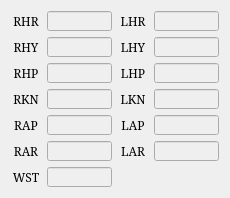
     <widget class="QWidget" name="gridLayoutWidget_3">
      <property name="geometry">
       <rect>
        <x>10</x>
        <y>42</y>
        <width>211</width>
        <height>191</height>
       </rect>
      </property>
      <layout class="QGridLayout" name="gridLayout_3">
       <item row="4" column="1">
        <widget class="QLineEdit" name="LE_JOINT_RAP_REFFORCE">
         <property name="enabled">
          <bool>false</bool>
         </property>
         <property name="sizePolicy">
          <sizepolicy hsizetype="Fixed" vsizetype="Fixed">
           <horstretch>0</horstretch>
           <verstretch>0</verstretch>
          </sizepolicy>
         </property>
         <property name="minimumSize">
          <size>
           <width>65</width>
           <height>20</height>
          </size>
         </property>
         <property name="maximumSize">
          <size>
           <width>65</width>
           <height>20</height>
          </size>
         </property>
         <property name="font">
          <font>
           <family>Serif</family>
           <pointsize>9</pointsize>
          </font>
         </property>
         <property name="alignment">
          <set>Qt::AlignRight|Qt::AlignTrailing|Qt::AlignVCenter</set>
         </property>
         <property name="readOnly">
          <bool>true</bool>
         </property>
        </widget>
       </item>
       <item row="2" column="1">
        <widget class="QLineEdit" name="LE_JOINT_RHP_REFFORCE">
         <property name="enabled">
          <bool>false</bool>
         </property>
         <property name="sizePolicy">
          <sizepolicy hsizetype="Fixed" vsizetype="Fixed">
           <horstretch>0</horstretch>
           <verstretch>0</verstretch>
          </sizepolicy>
         </property>
         <property name="minimumSize">
          <size>
           <width>65</width>
           <height>20</height>
          </size>
         </property>
         <property name="maximumSize">
          <size>
           <width>65</width>
           <height>20</height>
          </size>
         </property>
         <property name="font">
          <font>
           <family>Serif</family>
           <pointsize>9</pointsize>
          </font>
         </property>
         <property name="alignment">
          <set>Qt::AlignRight|Qt::AlignTrailing|Qt::AlignVCenter</set>
         </property>
         <property name="readOnly">
          <bool>true</bool>
         </property>
        </widget>
       </item>
       <item row="0" column="2">
        <widget class="QLabel" name="label_B7_3">
         <property name="sizePolicy">
          <sizepolicy hsizetype="Fixed" vsizetype="Fixed">
           <horstretch>0</horstretch>
           <verstretch>0</verstretch>
          </sizepolicy>
         </property>
         <property name="minimumSize">
          <size>
           <width>30</width>
           <height>20</height>
          </size>
         </property>
         <property name="maximumSize">
          <size>
           <width>30</width>
           <height>20</height>
          </size>
         </property>
         <property name="font">
          <font>
           <family>Serif</family>
           <pointsize>9</pointsize>
          </font>
         </property>
         <property name="text">
          <string>LHR</string>
         </property>
         <property name="alignment">
          <set>Qt::AlignCenter</set>
         </property>
        </widget>
       </item>
       <item row="3" column="1">
        <widget class="QLineEdit" name="LE_JOINT_RKN_REFFORCE">
         <property name="enabled">
          <bool>false</bool>
         </property>
         <property name="sizePolicy">
          <sizepolicy hsizetype="Fixed" vsizetype="Fixed">
           <horstretch>0</horstretch>
           <verstretch>0</verstretch>
          </sizepolicy>
         </property>
         <property name="minimumSize">
          <size>
           <width>65</width>
           <height>20</height>
          </size>
         </property>
         <property name="maximumSize">
          <size>
           <width>65</width>
           <height>20</height>
          </size>
         </property>
         <property name="font">
          <font>
           <family>Serif</family>
           <pointsize>9</pointsize>
          </font>
         </property>
         <property name="alignment">
          <set>Qt::AlignRight|Qt::AlignTrailing|Qt::AlignVCenter</set>
         </property>
         <property name="readOnly">
          <bool>true</bool>
         </property>
        </widget>
       </item>
       <item row="4" column="3">
        <widget class="QLineEdit" name="LE_JOINT_LAP_REFFORCE">
         <property name="enabled">
          <bool>false</bool>
         </property>
         <property name="sizePolicy">
          <sizepolicy hsizetype="Fixed" vsizetype="Fixed">
           <horstretch>0</horstretch>
           <verstretch>0</verstretch>
          </sizepolicy>
         </property>
         <property name="minimumSize">
          <size>
           <width>65</width>
           <height>20</height>
          </size>
         </property>
         <property name="maximumSize">
          <size>
           <width>65</width>
           <height>20</height>
          </size>
         </property>
         <property name="font">
          <font>
           <family>Serif</family>
           <pointsize>9</pointsize>
          </font>
         </property>
         <property name="alignment">
          <set>Qt::AlignRight|Qt::AlignTrailing|Qt::AlignVCenter</set>
         </property>
         <property name="readOnly">
          <bool>true</bool>
         </property>
        </widget>
       </item>
       <item row="4" column="2">
        <widget class="QLabel" name="label_B10_3">
         <property name="sizePolicy">
          <sizepolicy hsizetype="Fixed" vsizetype="Fixed">
           <horstretch>0</horstretch>
           <verstretch>0</verstretch>
          </sizepolicy>
         </property>
         <property name="minimumSize">
          <size>
           <width>30</width>
           <height>20</height>
          </size>
         </property>
         <property name="maximumSize">
          <size>
           <width>30</width>
           <height>20</height>
          </size>
         </property>
         <property name="font">
          <font>
           <family>Serif</family>
           <pointsize>9</pointsize>
          </font>
         </property>
         <property name="text">
          <string>LAP</string>
         </property>
         <property name="alignment">
          <set>Qt::AlignCenter</set>
         </property>
        </widget>
       </item>
       <item row="5" column="1">
        <widget class="QLineEdit" name="LE_JOINT_RAR_REFFORCE">
         <property name="enabled">
          <bool>false</bool>
         </property>
         <property name="sizePolicy">
          <sizepolicy hsizetype="Fixed" vsizetype="Fixed">
           <horstretch>0</horstretch>
           <verstretch>0</verstretch>
          </sizepolicy>
         </property>
         <property name="minimumSize">
          <size>
           <width>65</width>
           <height>20</height>
          </size>
         </property>
         <property name="maximumSize">
          <size>
           <width>65</width>
           <height>20</height>
          </size>
         </property>
         <property name="font">
          <font>
           <family>Serif</family>
           <pointsize>9</pointsize>
          </font>
         </property>
         <property name="alignment">
          <set>Qt::AlignRight|Qt::AlignTrailing|Qt::AlignVCenter</set>
         </property>
         <property name="readOnly">
          <bool>true</bool>
         </property>
        </widget>
       </item>
       <item row="5" column="0">
        <widget class="QLabel" name="label_B5_3">
         <property name="sizePolicy">
          <sizepolicy hsizetype="Fixed" vsizetype="Fixed">
           <horstretch>0</horstretch>
           <verstretch>0</verstretch>
          </sizepolicy>
         </property>
         <property name="minimumSize">
          <size>
           <width>30</width>
           <height>20</height>
          </size>
         </property>
         <property name="maximumSize">
          <size>
           <width>30</width>
           <height>20</height>
          </size>
         </property>
         <property name="font">
          <font>
           <family>Serif</family>
           <pointsize>9</pointsize>
          </font>
         </property>
         <property name="text">
          <string>RAR</string>
         </property>
         <property name="alignment">
          <set>Qt::AlignCenter</set>
         </property>
        </widget>
       </item>
       <item row="0" column="3">
        <widget class="QLineEdit" name="LE_JOINT_LHR_REFFORCE">
         <property name="enabled">
          <bool>false</bool>
         </property>
         <property name="sizePolicy">
          <sizepolicy hsizetype="Fixed" vsizetype="Fixed">
           <horstretch>0</horstretch>
           <verstretch>0</verstretch>
          </sizepolicy>
         </property>
         <property name="minimumSize">
          <size>
           <width>65</width>
           <height>20</height>
          </size>
         </property>
         <property name="maximumSize">
          <size>
           <width>65</width>
           <height>20</height>
          </size>
         </property>
         <property name="font">
          <font>
           <family>Serif</family>
           <pointsize>9</pointsize>
          </font>
         </property>
         <property name="alignment">
          <set>Qt::AlignRight|Qt::AlignTrailing|Qt::AlignVCenter</set>
         </property>
         <property name="readOnly">
          <bool>true</bool>
         </property>
        </widget>
       </item>
       <item row="2" column="2">
        <widget class="QLabel" name="label_B8_3">
         <property name="sizePolicy">
          <sizepolicy hsizetype="Fixed" vsizetype="Fixed">
           <horstretch>0</horstretch>
           <verstretch>0</verstretch>
          </sizepolicy>
         </property>
         <property name="minimumSize">
          <size>
           <width>30</width>
           <height>20</height>
          </size>
         </property>
         <property name="maximumSize">
          <size>
           <width>30</width>
           <height>20</height>
          </size>
         </property>
         <property name="font">
          <font>
           <family>Serif</family>
           <pointsize>9</pointsize>
          </font>
         </property>
         <property name="text">
          <string>LHP</string>
         </property>
         <property name="alignment">
          <set>Qt::AlignCenter</set>
         </property>
        </widget>
       </item>
       <item row="3" column="2">
        <widget class="QLabel" name="label_B9_3">
         <property name="sizePolicy">
          <sizepolicy hsizetype="Fixed" vsizetype="Fixed">
           <horstretch>0</horstretch>
           <verstretch>0</verstretch>
          </sizepolicy>
         </property>
         <property name="minimumSize">
          <size>
           <width>30</width>
           <height>20</height>
          </size>
         </property>
         <property name="maximumSize">
          <size>
           <width>30</width>
           <height>20</height>
          </size>
         </property>
         <property name="font">
          <font>
           <family>Serif</family>
           <pointsize>9</pointsize>
          </font>
         </property>
         <property name="text">
          <string>LKN</string>
         </property>
         <property name="alignment">
          <set>Qt::AlignCenter</set>
         </property>
        </widget>
       </item>
       <item row="0" column="0">
        <widget class="QLabel" name="label_B1_3">
         <property name="sizePolicy">
          <sizepolicy hsizetype="Fixed" vsizetype="Fixed">
           <horstretch>0</horstretch>
           <verstretch>0</verstretch>
          </sizepolicy>
         </property>
         <property name="minimumSize">
          <size>
           <width>30</width>
           <height>20</height>
          </size>
         </property>
         <property name="maximumSize">
          <size>
           <width>30</width>
           <height>20</height>
          </size>
         </property>
         <property name="font">
          <font>
           <family>Serif</family>
           <pointsize>9</pointsize>
          </font>
         </property>
         <property name="text">
          <string>RHR</string>
         </property>
         <property name="alignment">
          <set>Qt::AlignCenter</set>
         </property>
        </widget>
       </item>
       <item row="1" column="1">
        <widget class="QLineEdit" name="LE_JOINT_RHY_REFFORCE">
         <property name="enabled">
          <bool>false</bool>
         </property>
         <property name="sizePolicy">
          <sizepolicy hsizetype="Fixed" vsizetype="Fixed">
           <horstretch>0</horstretch>
           <verstretch>0</verstretch>
          </sizepolicy>
         </property>
         <property name="minimumSize">
          <size>
           <width>65</width>
           <height>20</height>
          </size>
         </property>
         <property name="maximumSize">
          <size>
           <width>65</width>
           <height>20</height>
          </size>
         </property>
         <property name="font">
          <font>
           <family>Serif</family>
           <pointsize>9</pointsize>
          </font>
         </property>
         <property name="alignment">
          <set>Qt::AlignRight|Qt::AlignTrailing|Qt::AlignVCenter</set>
         </property>
         <property name="readOnly">
          <bool>true</bool>
         </property>
        </widget>
       </item>
       <item row="6" column="0">
        <widget class="QLabel" name="label_B5_14">
         <property name="sizePolicy">
          <sizepolicy hsizetype="Fixed" vsizetype="Fixed">
           <horstretch>0</horstretch>
           <verstretch>0</verstretch>
          </sizepolicy>
         </property>
         <property name="minimumSize">
          <size>
           <width>30</width>
           <height>20</height>
          </size>
         </property>
         <property name="maximumSize">
          <size>
           <width>30</width>
           <height>20</height>
          </size>
         </property>
         <property name="font">
          <font>
           <family>Serif</family>
           <pointsize>9</pointsize>
          </font>
         </property>
         <property name="text">
          <string>WST</string>
         </property>
         <property name="alignment">
          <set>Qt::AlignCenter</set>
         </property>
        </widget>
       </item>
       <item row="5" column="3">
        <widget class="QLineEdit" name="LE_JOINT_LAR_REFFORCE">
         <property name="enabled">
          <bool>false</bool>
         </property>
         <property name="sizePolicy">
          <sizepolicy hsizetype="Fixed" vsizetype="Fixed">
           <horstretch>0</horstretch>
           <verstretch>0</verstretch>
          </sizepolicy>
         </property>
         <property name="minimumSize">
          <size>
           <width>65</width>
           <height>20</height>
          </size>
         </property>
         <property name="maximumSize">
          <size>
           <width>65</width>
           <height>20</height>
          </size>
         </property>
         <property name="font">
          <font>
           <family>Serif</family>
           <pointsize>9</pointsize>
          </font>
         </property>
         <property name="alignment">
          <set>Qt::AlignRight|Qt::AlignTrailing|Qt::AlignVCenter</set>
         </property>
         <property name="readOnly">
          <bool>true</bool>
         </property>
        </widget>
       </item>
       <item row="1" column="0">
        <widget class="QLabel" name="label_B0_3">
         <property name="sizePolicy">
          <sizepolicy hsizetype="Fixed" vsizetype="Fixed">
           <horstretch>0</horstretch>
           <verstretch>0</verstretch>
          </sizepolicy>
         </property>
         <property name="minimumSize">
          <size>
           <width>30</width>
           <height>20</height>
          </size>
         </property>
         <property name="maximumSize">
          <size>
           <width>30</width>
           <height>20</height>
          </size>
         </property>
         <property name="font">
          <font>
           <family>Serif</family>
           <pointsize>9</pointsize>
          </font>
         </property>
         <property name="text">
          <string>RHY</string>
         </property>
         <property name="alignment">
          <set>Qt::AlignCenter</set>
         </property>
        </widget>
       </item>
       <item row="4" column="0">
        <widget class="QLabel" name="label_B4_3">
         <property name="sizePolicy">
          <sizepolicy hsizetype="Fixed" vsizetype="Fixed">
           <horstretch>0</horstretch>
           <verstretch>0</verstretch>
          </sizepolicy>
         </property>
         <property name="minimumSize">
          <size>
           <width>30</width>
           <height>20</height>
          </size>
         </property>
         <property name="maximumSize">
          <size>
           <width>30</width>
           <height>20</height>
          </size>
         </property>
         <property name="font">
          <font>
           <family>Serif</family>
           <pointsize>9</pointsize>
          </font>
         </property>
         <property name="text">
          <string>RAP</string>
         </property>
         <property name="alignment">
          <set>Qt::AlignCenter</set>
         </property>
        </widget>
       </item>
       <item row="2" column="0">
        <widget class="QLabel" name="label_B2_3">
         <property name="sizePolicy">
          <sizepolicy hsizetype="Fixed" vsizetype="Fixed">
           <horstretch>0</horstretch>
           <verstretch>0</verstretch>
          </sizepolicy>
         </property>
         <property name="minimumSize">
          <size>
           <width>30</width>
           <height>20</height>
          </size>
         </property>
         <property name="maximumSize">
          <size>
           <width>30</width>
           <height>20</height>
          </size>
         </property>
         <property name="font">
          <font>
           <family>Serif</family>
           <pointsize>9</pointsize>
          </font>
         </property>
         <property name="text">
          <string>RHP</string>
         </property>
         <property name="alignment">
          <set>Qt::AlignCenter</set>
         </property>
        </widget>
       </item>
       <item row="1" column="3">
        <widget class="QLineEdit" name="LE_JOINT_LHY_REFFORCE">
         <property name="enabled">
          <bool>false</bool>
         </property>
         <property name="sizePolicy">
          <sizepolicy hsizetype="Fixed" vsizetype="Fixed">
           <horstretch>0</horstretch>
           <verstretch>0</verstretch>
          </sizepolicy>
         </property>
         <property name="minimumSize">
          <size>
           <width>65</width>
           <height>20</height>
          </size>
         </property>
         <property name="maximumSize">
          <size>
           <width>65</width>
           <height>20</height>
          </size>
         </property>
         <property name="font">
          <font>
           <family>Serif</family>
           <pointsize>9</pointsize>
          </font>
         </property>
         <property name="alignment">
          <set>Qt::AlignRight|Qt::AlignTrailing|Qt::AlignVCenter</set>
         </property>
         <property name="readOnly">
          <bool>true</bool>
         </property>
        </widget>
       </item>
       <item row="2" column="3">
        <widget class="QLineEdit" name="LE_JOINT_LHP_REFFORCE">
         <property name="enabled">
          <bool>false</bool>
         </property>
         <property name="sizePolicy">
          <sizepolicy hsizetype="Fixed" vsizetype="Fixed">
           <horstretch>0</horstretch>
           <verstretch>0</verstretch>
          </sizepolicy>
         </property>
         <property name="minimumSize">
          <size>
           <width>65</width>
           <height>20</height>
          </size>
         </property>
         <property name="maximumSize">
          <size>
           <width>65</width>
           <height>20</height>
          </size>
         </property>
         <property name="font">
          <font>
           <family>Serif</family>
           <pointsize>9</pointsize>
          </font>
         </property>
         <property name="alignment">
          <set>Qt::AlignRight|Qt::AlignTrailing|Qt::AlignVCenter</set>
         </property>
         <property name="readOnly">
          <bool>true</bool>
         </property>
        </widget>
       </item>
       <item row="5" column="2">
        <widget class="QLabel" name="label_B11_3">
         <property name="sizePolicy">
          <sizepolicy hsizetype="Fixed" vsizetype="Fixed">
           <horstretch>0</horstretch>
           <verstretch>0</verstretch>
          </sizepolicy>
         </property>
         <property name="minimumSize">
          <size>
           <width>30</width>
           <height>20</height>
          </size>
         </property>
         <property name="maximumSize">
          <size>
           <width>30</width>
           <height>20</height>
          </size>
         </property>
         <property name="font">
          <font>
           <family>Serif</family>
           <pointsize>9</pointsize>
          </font>
         </property>
         <property name="text">
          <string>LAR</string>
         </property>
         <property name="alignment">
          <set>Qt::AlignCenter</set>
         </property>
        </widget>
       </item>
       <item row="3" column="0">
        <widget class="QLabel" name="label_B3_3">
         <property name="sizePolicy">
          <sizepolicy hsizetype="Fixed" vsizetype="Fixed">
           <horstretch>0</horstretch>
           <verstretch>0</verstretch>
          </sizepolicy>
         </property>
         <property name="minimumSize">
          <size>
           <width>30</width>
           <height>20</height>
          </size>
         </property>
         <property name="maximumSize">
          <size>
           <width>30</width>
           <height>20</height>
          </size>
         </property>
         <property name="font">
          <font>
           <family>Serif</family>
           <pointsize>9</pointsize>
          </font>
         </property>
         <property name="text">
          <string>RKN</string>
         </property>
         <property name="alignment">
          <set>Qt::AlignCenter</set>
         </property>
        </widget>
       </item>
       <item row="6" column="1">
        <widget class="QLineEdit" name="LE_JOINT_WST_REFFORCE">
         <property name="enabled">
          <bool>false</bool>
         </property>
         <property name="sizePolicy">
          <sizepolicy hsizetype="Fixed" vsizetype="Fixed">
           <horstretch>0</horstretch>
           <verstretch>0</verstretch>
          </sizepolicy>
         </property>
         <property name="minimumSize">
          <size>
           <width>65</width>
           <height>20</height>
          </size>
         </property>
         <property name="maximumSize">
          <size>
           <width>65</width>
           <height>20</height>
          </size>
         </property>
         <property name="font">
          <font>
           <family>Serif</family>
           <pointsize>9</pointsize>
          </font>
         </property>
         <property name="alignment">
          <set>Qt::AlignRight|Qt::AlignTrailing|Qt::AlignVCenter</set>
         </property>
         <property name="readOnly">
          <bool>true</bool>
         </property>
        </widget>
       </item>
       <item row="1" column="2">
        <widget class="QLabel" name="label_B6_3">
         <property name="sizePolicy">
          <sizepolicy hsizetype="Fixed" vsizetype="Fixed">
           <horstretch>0</horstretch>
           <verstretch>0</verstretch>
          </sizepolicy>
         </property>
         <property name="minimumSize">
          <size>
           <width>30</width>
           <height>20</height>
          </size>
         </property>
         <property name="maximumSize">
          <size>
           <width>30</width>
           <height>20</height>
          </size>
         </property>
         <property name="font">
          <font>
           <family>Serif</family>
           <pointsize>9</pointsize>
          </font>
         </property>
         <property name="text">
          <string>LHY</string>
         </property>
         <property name="alignment">
          <set>Qt::AlignCenter</set>
         </property>
        </widget>
       </item>
       <item row="0" column="1">
        <widget class="QLineEdit" name="LE_JOINT_RHR_REFFORCE">
         <property name="enabled">
          <bool>false</bool>
         </property>
         <property name="sizePolicy">
          <sizepolicy hsizetype="Fixed" vsizetype="Fixed">
           <horstretch>0</horstretch>
           <verstretch>0</verstretch>
          </sizepolicy>
         </property>
         <property name="minimumSize">
          <size>
           <width>65</width>
           <height>20</height>
          </size>
         </property>
         <property name="maximumSize">
          <size>
           <width>65</width>
           <height>20</height>
          </size>
         </property>
         <property name="font">
          <font>
           <family>Serif</family>
           <pointsize>9</pointsize>
          </font>
         </property>
         <property name="alignment">
          <set>Qt::AlignRight|Qt::AlignTrailing|Qt::AlignVCenter</set>
         </property>
         <property name="readOnly">
          <bool>true</bool>
         </property>
        </widget>
       </item>
       <item row="3" column="3">
        <widget class="QLineEdit" name="LE_JOINT_LKN_REFFORCE">
         <property name="enabled">
          <bool>false</bool>
         </property>
         <property name="sizePolicy">
          <sizepolicy hsizetype="Fixed" vsizetype="Fixed">
           <horstretch>0</horstretch>
           <verstretch>0</verstretch>
          </sizepolicy>
         </property>
         <property name="minimumSize">
          <size>
           <width>65</width>
           <height>20</height>
          </size>
         </property>
         <property name="maximumSize">
          <size>
           <width>65</width>
           <height>20</height>
          </size>
         </property>
         <property name="font">
          <font>
           <family>Serif</family>
           <pointsize>9</pointsize>
          </font>
         </property>
         <property name="alignment">
          <set>Qt::AlignRight|Qt::AlignTrailing|Qt::AlignVCenter</set>
         </property>
         <property name="readOnly">
          <bool>true</bool>
         </property>
        </widget>
       </item>
      </layout>
     </widget>
